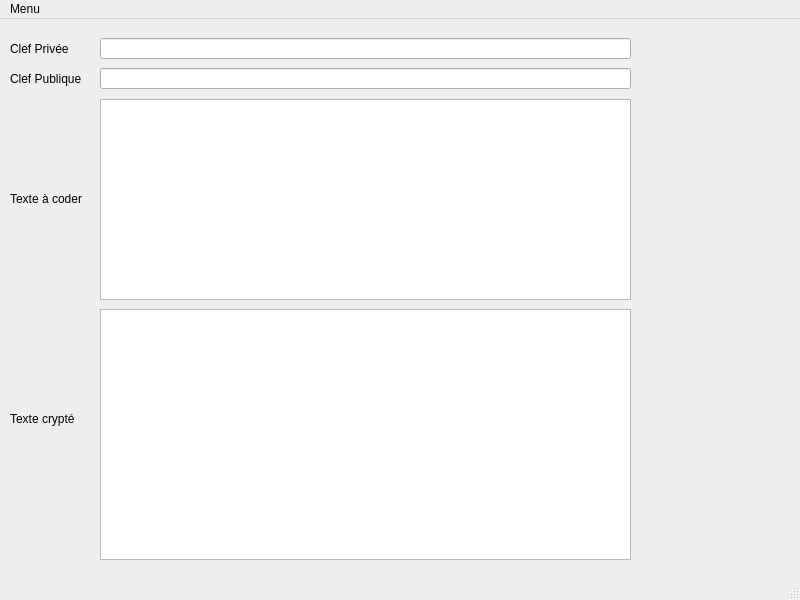
<?xml version="1.0" encoding="UTF-8"?>
<ui version="4.0">
 <class>MainWindow</class>
 <widget class="QMainWindow" name="MainWindow">
  <property name="geometry">
   <rect>
    <x>0</x>
    <y>0</y>
    <width>800</width>
    <height>600</height>
   </rect>
  </property>
  <property name="windowTitle">
   <string>MainWindow</string>
  </property>
  <widget class="QWidget" name="centralwidget">
   <widget class="QLineEdit" name="lineEdit">
    <property name="geometry">
     <rect>
      <x>100</x>
      <y>19</y>
      <width>531</width>
      <height>21</height>
     </rect>
    </property>
   </widget>
   <widget class="QLabel" name="label">
    <property name="geometry">
     <rect>
      <x>10</x>
      <y>20</y>
      <width>81</width>
      <height>20</height>
     </rect>
    </property>
    <property name="text">
     <string>Clef Privée</string>
    </property>
   </widget>
   <widget class="QLabel" name="label_2">
    <property name="geometry">
     <rect>
      <x>10</x>
      <y>170</y>
      <width>101</width>
      <height>20</height>
     </rect>
    </property>
    <property name="text">
     <string>Texte à coder</string>
    </property>
   </widget>
   <widget class="QLineEdit" name="lineEdit_2">
    <property name="geometry">
     <rect>
      <x>100</x>
      <y>49</y>
      <width>531</width>
      <height>21</height>
     </rect>
    </property>
    <property name="text">
     <string/>
    </property>
   </widget>
   <widget class="QTextEdit" name="textEdit">
    <property name="geometry">
     <rect>
      <x>100</x>
      <y>80</y>
      <width>531</width>
      <height>201</height>
     </rect>
    </property>
   </widget>
   <widget class="QTextEdit" name="textEdit_2">
    <property name="geometry">
     <rect>
      <x>100</x>
      <y>290</y>
      <width>531</width>
      <height>251</height>
     </rect>
    </property>
   </widget>
   <widget class="QLabel" name="label_3">
    <property name="geometry">
     <rect>
      <x>10</x>
      <y>50</y>
      <width>91</width>
      <height>20</height>
     </rect>
    </property>
    <property name="text">
     <string>Clef Publique</string>
    </property>
   </widget>
   <widget class="QLabel" name="label_4">
    <property name="geometry">
     <rect>
      <x>10</x>
      <y>390</y>
      <width>91</width>
      <height>20</height>
     </rect>
    </property>
    <property name="text">
     <string>Texte crypté</string>
    </property>
   </widget>
  </widget>
  <widget class="QMenuBar" name="menubar">
   <property name="geometry">
    <rect>
     <x>0</x>
     <y>0</y>
     <width>800</width>
     <height>28</height>
    </rect>
   </property>
   <widget class="QMenu" name="menuCr_er_une_paire_de_clefs">
    <property name="title">
     <string>Menu</string>
    </property>
    <addaction name="actionCr_er_une_paire_de_clefs"/>
    <addaction name="actionCoder_un_message"/>
    <addaction name="actionD_coder_un_message"/>
   </widget>
   <addaction name="menuCr_er_une_paire_de_clefs"/>
  </widget>
  <widget class="QStatusBar" name="statusbar"/>
  <action name="actionCr_er_une_paire_de_clefs">
   <property name="text">
    <string>Créer une paire de clefs</string>
   </property>
  </action>
  <action name="actionCoder_un_message">
   <property name="text">
    <string>Coder un message</string>
   </property>
  </action>
  <action name="actionD_coder_un_message">
   <property name="text">
    <string>Décoder un message</string>
   </property>
  </action>
 </widget>
 <resources/>
 <connections/>
</ui>
